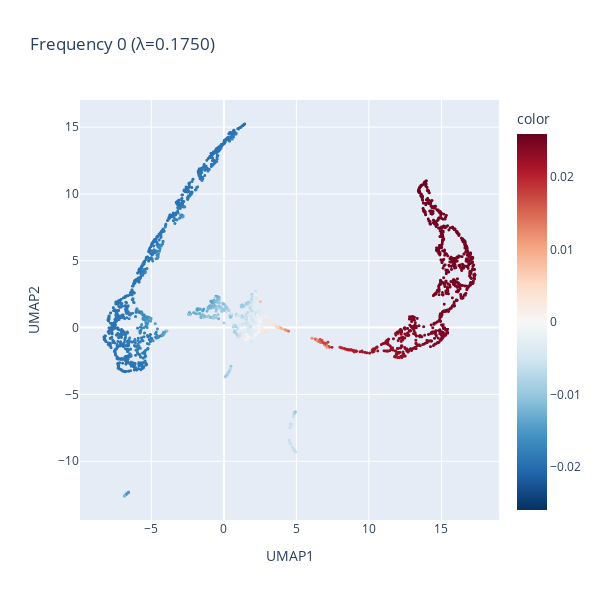
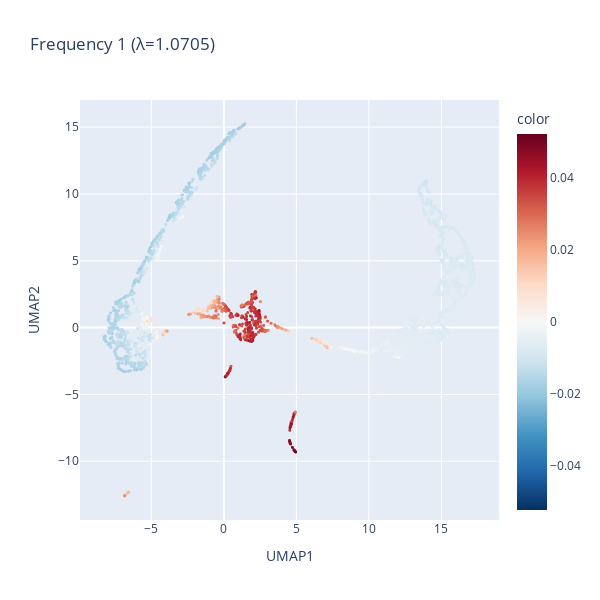
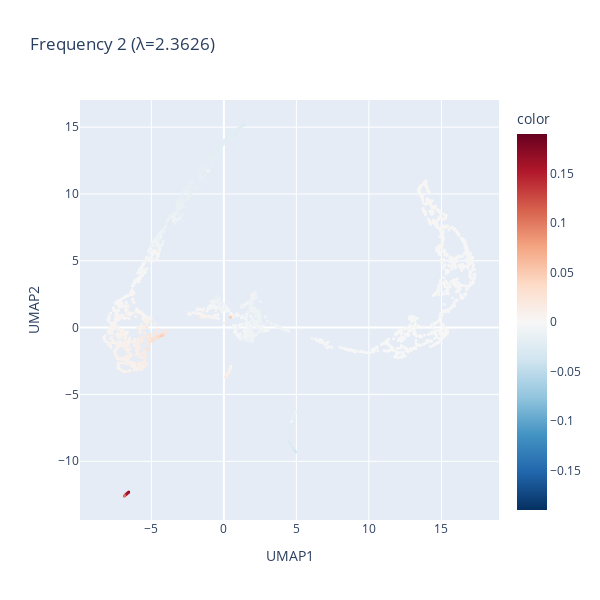
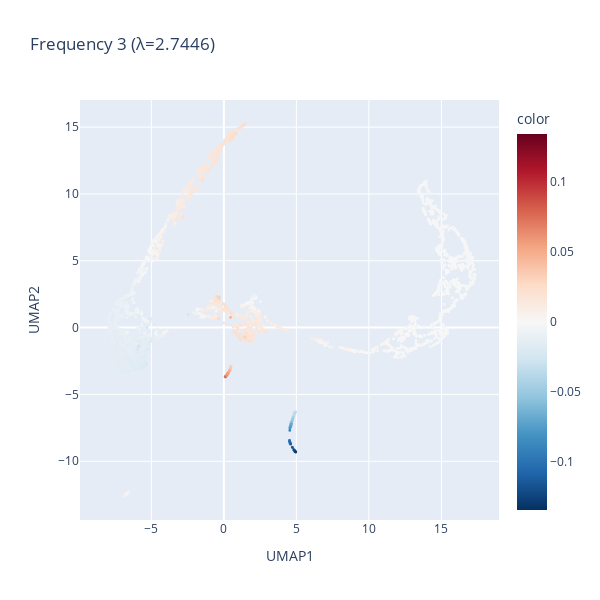

The cell these charts' notebook holds for them, in order:
### Code cell
# Visualize frequency components in their own UMAP space
for i in range(4):
    fig = px.scatter(
        x=freq_umap[:, 0],
        y=freq_umap[:, 1],
        color=adata.obsm["X_freq"][:,i],
        title=f"Frequency {i} (λ={adata.uns['freq_vals'][i]:.4f})",
        labels={"x": "UMAP1", "y": "UMAP2"},
        color_continuous_scale='RdBu_r',
        color_continuous_midpoint=0,
        width=600,
        height=600,
    )
    fig.update_traces(marker=dict(size=3))
    fig.show()

### Figure 1 — Plotly figure (JSON) as saved in the notebook; plotly's stock layout.template omitted (floating-point values rounded to 4 significant figures; data arrays with more than 128 entries replaced by an {"elided": "..."} marker saying what was removed)
{"data": [{"hovertemplate": "UMAP1=%{x}<br>UMAP2=%{y}<br>color=%{marker.color}<extra></extra>", "legendgroup": "", "marker": {"color": {"elided": "2730 float values"}, "coloraxis": "coloraxis", "size": 3, "symbol": "circle"}, "mode": "markers", "name": "", "showlegend": false, "type": "scattergl", "x": {"elided": "2730 float values"}, "xaxis": "x", "y": {"elided": "2730 float values"}, "yaxis": "y"}], "layout": {"coloraxis": {"cmid": 0, "colorbar": {"title": {"text": "color"}}, "colorscale": [[0, "rgb(5,48,97)"], [0.1, "rgb(33,102,172)"], [0.2, "rgb(67,147,195)"], [0.3, "rgb(146,197,222)"], [0.4, "rgb(209,229,240)"], [0.5, "rgb(247,247,247)"], [0.6, "rgb(253,219,199)"], [0.7, "rgb(244,165,130)"], [0.8, "rgb(214,96,77)"], [0.9, "rgb(178,24,43)"], [1, "rgb(103,0,31)"]]}, "height": 600, "legend": {"tracegroupgap": 0}, "title": {"text": "Frequency 0 (λ=0.1750)"}, "width": 600, "xaxis": {"anchor": "y", "domain": [0, 1], "title": {"text": "UMAP1"}}, "yaxis": {"anchor": "x", "domain": [0, 1], "title": {"text": "UMAP2"}}}}

### Figure 2 — Plotly figure (JSON) as saved in the notebook; plotly's stock layout.template omitted (floating-point values rounded to 4 significant figures; data arrays with more than 128 entries replaced by an {"elided": "..."} marker saying what was removed)
{"data": [{"hovertemplate": "UMAP1=%{x}<br>UMAP2=%{y}<br>color=%{marker.color}<extra></extra>", "legendgroup": "", "marker": {"color": {"elided": "2730 float values"}, "coloraxis": "coloraxis", "size": 3, "symbol": "circle"}, "mode": "markers", "name": "", "showlegend": false, "type": "scattergl", "x": {"elided": "2730 float values"}, "xaxis": "x", "y": {"elided": "2730 float values"}, "yaxis": "y"}], "layout": {"coloraxis": {"cmid": 0, "colorbar": {"title": {"text": "color"}}, "colorscale": [[0, "rgb(5,48,97)"], [0.1, "rgb(33,102,172)"], [0.2, "rgb(67,147,195)"], [0.3, "rgb(146,197,222)"], [0.4, "rgb(209,229,240)"], [0.5, "rgb(247,247,247)"], [0.6, "rgb(253,219,199)"], [0.7, "rgb(244,165,130)"], [0.8, "rgb(214,96,77)"], [0.9, "rgb(178,24,43)"], [1, "rgb(103,0,31)"]]}, "height": 600, "legend": {"tracegroupgap": 0}, "title": {"text": "Frequency 1 (λ=1.0705)"}, "width": 600, "xaxis": {"anchor": "y", "domain": [0, 1], "title": {"text": "UMAP1"}}, "yaxis": {"anchor": "x", "domain": [0, 1], "title": {"text": "UMAP2"}}}}

### Figure 3 — Plotly figure (JSON) as saved in the notebook; plotly's stock layout.template omitted (floating-point values rounded to 4 significant figures; data arrays with more than 128 entries replaced by an {"elided": "..."} marker saying what was removed)
{"data": [{"hovertemplate": "UMAP1=%{x}<br>UMAP2=%{y}<br>color=%{marker.color}<extra></extra>", "legendgroup": "", "marker": {"color": {"elided": "2730 float values"}, "coloraxis": "coloraxis", "size": 3, "symbol": "circle"}, "mode": "markers", "name": "", "showlegend": false, "type": "scattergl", "x": {"elided": "2730 float values"}, "xaxis": "x", "y": {"elided": "2730 float values"}, "yaxis": "y"}], "layout": {"coloraxis": {"cmid": 0, "colorbar": {"title": {"text": "color"}}, "colorscale": [[0, "rgb(5,48,97)"], [0.1, "rgb(33,102,172)"], [0.2, "rgb(67,147,195)"], [0.3, "rgb(146,197,222)"], [0.4, "rgb(209,229,240)"], [0.5, "rgb(247,247,247)"], [0.6, "rgb(253,219,199)"], [0.7, "rgb(244,165,130)"], [0.8, "rgb(214,96,77)"], [0.9, "rgb(178,24,43)"], [1, "rgb(103,0,31)"]]}, "height": 600, "legend": {"tracegroupgap": 0}, "title": {"text": "Frequency 2 (λ=2.3626)"}, "width": 600, "xaxis": {"anchor": "y", "domain": [0, 1], "title": {"text": "UMAP1"}}, "yaxis": {"anchor": "x", "domain": [0, 1], "title": {"text": "UMAP2"}}}}

### Figure 4 — Plotly figure (JSON) as saved in the notebook; plotly's stock layout.template omitted (floating-point values rounded to 4 significant figures; data arrays with more than 128 entries replaced by an {"elided": "..."} marker saying what was removed)
{"data": [{"hovertemplate": "UMAP1=%{x}<br>UMAP2=%{y}<br>color=%{marker.color}<extra></extra>", "legendgroup": "", "marker": {"color": {"elided": "2730 float values"}, "coloraxis": "coloraxis", "size": 3, "symbol": "circle"}, "mode": "markers", "name": "", "showlegend": false, "type": "scattergl", "x": {"elided": "2730 float values"}, "xaxis": "x", "y": {"elided": "2730 float values"}, "yaxis": "y"}], "layout": {"coloraxis": {"cmid": 0, "colorbar": {"title": {"text": "color"}}, "colorscale": [[0, "rgb(5,48,97)"], [0.1, "rgb(33,102,172)"], [0.2, "rgb(67,147,195)"], [0.3, "rgb(146,197,222)"], [0.4, "rgb(209,229,240)"], [0.5, "rgb(247,247,247)"], [0.6, "rgb(253,219,199)"], [0.7, "rgb(244,165,130)"], [0.8, "rgb(214,96,77)"], [0.9, "rgb(178,24,43)"], [1, "rgb(103,0,31)"]]}, "height": 600, "legend": {"tracegroupgap": 0}, "title": {"text": "Frequency 3 (λ=2.7446)"}, "width": 600, "xaxis": {"anchor": "y", "domain": [0, 1], "title": {"text": "UMAP1"}}, "yaxis": {"anchor": "x", "domain": [0, 1], "title": {"text": "UMAP2"}}}}
